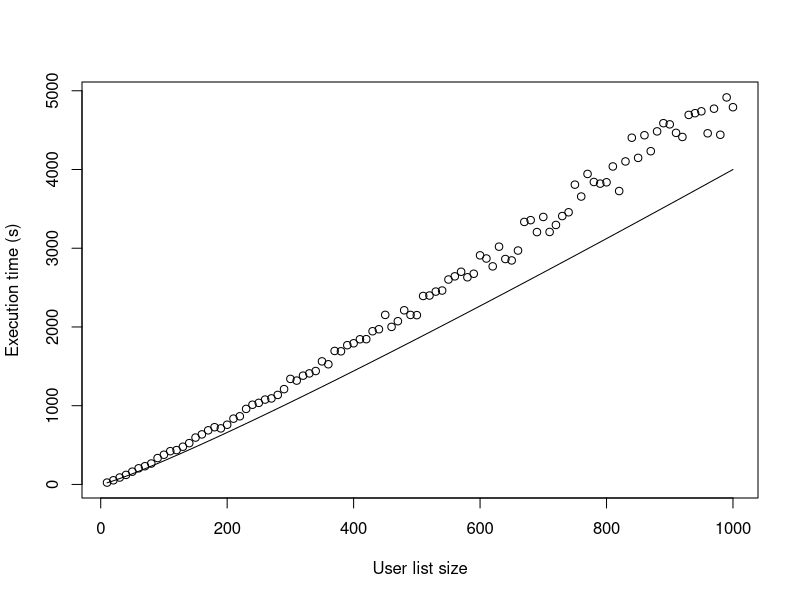
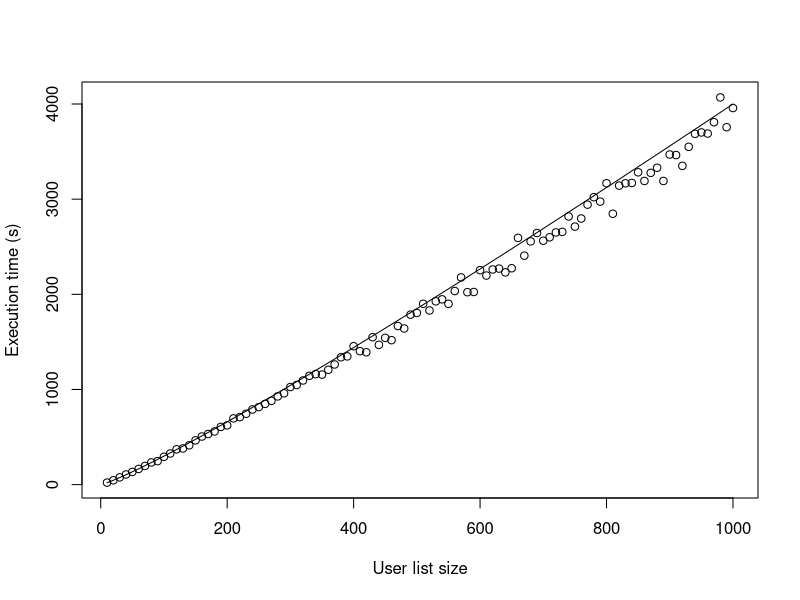

Source code (R) for these figures, in order:
# Imports
library(data.table);
library(matrixStats);

# Read data files
js_data <- read.csv(file = "data-generation/javascript-data.csv");
# Find list size to execution time median rows.
time_func <- function(n, k1, k2) {
  n * log10(n) * k1 + n * k2
};
js_data_refined <- data.frame(ID = js_data[, 1],
Medians = rowMedians(as.matrix(js_data[, -1])));
x <- js_data_refined[, 1];
y <- js_data_refined[, 2];
jpeg(file = "out/js-plot.jpeg")
plot(x, y,
xlab = "User list size", ylab = "Execution time (s)");
curve(time_func(x, 1, 1), add = TRUE);
fit <- nls(y~time_func(x, k1, k2), start = list(k1 = 1, k2 = 2))
dev.off();
print(fit)


wasm_data <- read.csv(file = "data-generation/webasm-data.csv");
wasm_data_refined <- data.frame(ID = wasm_data[, 1],
Medians = rowMedians(as.matrix(wasm_data[, -1])));
x <- wasm_data_refined[, 1];
y <- wasm_data_refined[, 2];
jpeg(file = "out/wasm-plot.jpeg")
plot(x, y,
xlab = "User list size", ylab = "Execution time (s)");
curve(time_func(x, 1, 1), add = TRUE);
fit <- nls(y~time_func(x, k1, k2), start = list(k1 = 1, k2 = 1))
dev.off();
print(fit)
